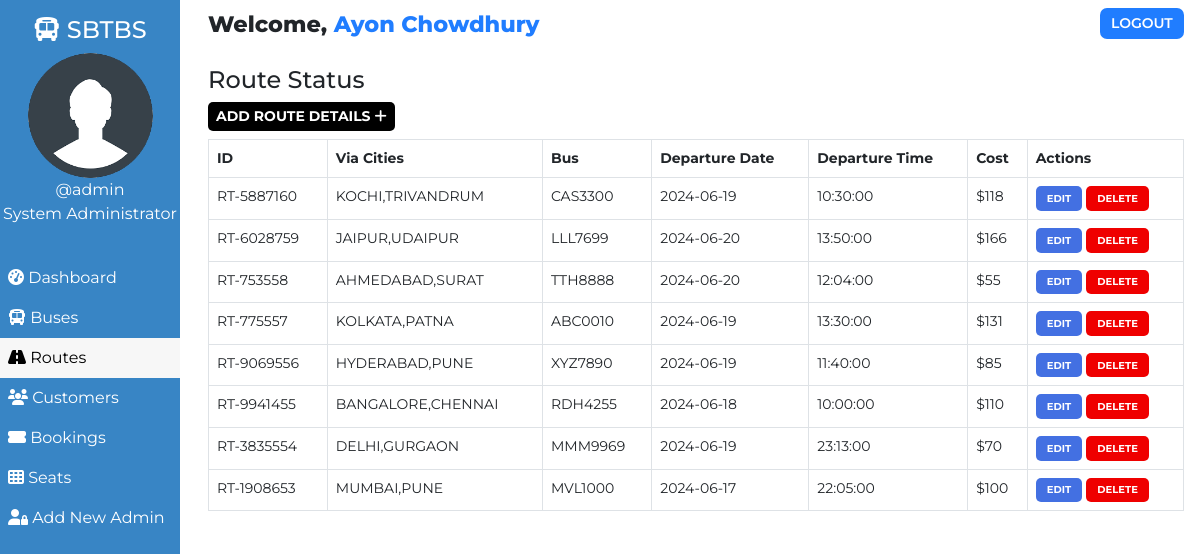
Screenshot of /admin/route.php (signed in) with the database file from the repository.
### tables this page shows
CREATE TABLE `users` (
  `user_id` int(11) NOT NULL,
  `user_fullname` varchar(100) NOT NULL,
  `user_name` varchar(30) NOT NULL,
  `user_password` varchar(255) NOT NULL,
  `user_created` datetime NOT NULL DEFAULT CURRENT_TIMESTAMP
);

CREATE TABLE `routes` (
  `id` int(100) NOT NULL,
  `route_id` varchar(255) NOT NULL,
  `bus_no` varchar(155) NOT NULL,
  `route_cities` varchar(255) NOT NULL,
  `route_dep_date` date NOT NULL,
  `route_dep_time` time NOT NULL,
  `route_step_cost` int(100) NOT NULL,
  `route_created` datetime NOT NULL DEFAULT CURRENT_TIMESTAMP
);

### admin/route.php (the view, shortened to what this page needs)
<!DOCTYPE html>
<html lang="en">
<head>
    <link href="https://cdn.jsdelivr.net/npm/bootstrap@5.0.1/dist/css/bootstrap.min.css" rel="stylesheet">
    <?php
        $page="route";
    ?>
</head>
<body>
    <?php require '../assets/partials/_admin-header.php';?>
        <?php
            $resultSql = "SELECT * FROM `routes` ORDER BY route_created DESC";
            $resultSqlResult = mysqli_query($conn, $resultSql);
            if(!mysqli_num_rows($resultSqlResult)){ ?>
                <div class="container mt-4">
                    <div id="noRoutes" class="alert alert-dark " role="alert">
                        <h1 class="alert-heading">No Routes Found!!</h1>
                        <p class="fw-light">Be the first person to add one!</p>
                        <hr>
                        <div id="addRouteAlert" class="alert alert-success" role="alert">
                                Click on <button id="add-button" class="button btn-sm"type="button"data-bs-toggle="modal" data-bs-target="#addModal">ADD <i class="fas fa-plus"></i></button> to add a route!
                        </div>
                    </div>
                </div>
            <?php }
            else { ?>
                <section id="route">
                    <div id="head">
                        <h4>Route Status</h4>
                    </div>
                    <div id="route-results">
                        <div>
                            <button id="add-button" class="button btn-sm"type="button"data-bs-toggle="modal" data-bs-target="#addModal">Add Route Details <i class="fas fa-plus"></i></button>
                        </div>
                        <table class="table table-hover table-bordered">
                            <thead>
                                <th>ID</th>
                                <th>Via Cities</th>
                                <th>Bus</th>
                                <th>Departure Date</th>
                                <th>Departure Time</th>
                                <th>Cost</th>
                                <th>Actions</th>
                            </thead>
                            <?php
                                while($row = mysqli_fetch_assoc($resultSqlResult))
                                {
                                    $id = $row["id"];
                                    $route_id = $row["route_id"];
                                    $route_cities = $row["route_cities"];
                                    $route_dep_time = $row["route_dep_time"];
                                    $route_dep_date = $row["route_dep_date"];
                                    $route_step_cost = $row["route_step_cost"];
                                    $bus_no = $row["bus_no"];
                                        ?>
                                    <tr>
                                        <td>
                                            <?php
                                                echo $route_id;
                                            ?>
                                        </td>
                                        <td>
                                            <?php
                                                echo $route_cities;
                                            ?>
                                        </td>
                                        <td>
                                            <?php
                                                echo $bus_no;
                                            ?>
                                        </td>
                                        <td>
                                            <?php
                                                echo $route_dep_date;
                                            ?>
                                        </td>
                                        <td>
                                            <?php
                                                echo $route_dep_time;
                                            ?>
                                        </td>
                                        <td>
                                            <?php
                                                echo '$'.$route_step_cost;?>
                                        </td>
                                        <td>
                                            <button class="button edit-button " data-link="<?php echo $_SERVER['REQUEST_URI']; ?>" data-id="<?php
                                                echo $id;?>" data-cities="<?php
                                                echo $route_cities;?>" data-cost="<?php
                                                echo $route_step_cost;?>" data-date="<?php
                                                echo $route_dep_date;
                                            ?>" data-time="<?php
                                            echo $route_dep_time;
                                            ?>" data-busno="<?php
                                            echo $bus_no;
                                            ?>"
                                            >Edit</button>
                                            <button class="button delete-button" data-bs-toggle="modal" data-bs-target="#deleteModal" data-id="<?php
                                                echo $id;?>">Delete</button>
                                        </td>
                                    </tr>
                                <?php
                                }
                            ?>
                        </table>
                    </div>
                    </section>
                <?php  }
            ?>
            </div>
    </main>
</body>
</html>

### assets/partials/_admin-header.php (shortened to what this page needs)
<?php
    $conn = db_connect();
    $user_id = $_SESSION['user_id'];
    $sql = "SELECT * FROM users WHERE user_id = $user_id";
    $result = mysqli_query($conn, $sql);
    if($row = mysqli_fetch_assoc($result))
    {
        $user_fullname = $row["user_fullname"];
        $user_name = $row["user_name"];
    }
?>
    <main id="container">
        <div id="sidebar">
            <h4><i class="fas fa-bus"></i> SBTBS</h4>
            <div>
                <img class="adminDp" src="../assets/img/userav-min.png" height="125px" alt="Admin Profile Pic">
                <p>
                    <?php  echo '@'.$user_name;  ?>
                </p>
                <p>System Administrator</p>
            </div>
            <ul id="options">
                <li class="option <?php if($page=='dashboard'){ echo 'active';}?>">
                    <a href="./dashboard.php">
                    <i class="fas fa-tachometer-alt"></i> Dashboard
                    </a>
                </li>
                <li class="option <?php if($page=='bus'){ echo 'active';}?>">
                    <a href="./bus.php">
                    <i class="fas fa-bus"></i> Buses
                    </a>
                </li>
                <li class="option <?php if($page=='route'){ echo 'active';}?>">
                    <a href="./route.php">
                    <i class="fas fa-road"></i> Routes
                    </a>
                </li>
                <li class="option <?php if($page=='customer'){ echo 'active';}?>">
                    <a href="./customer.php">
                    <i class="fas fa-users"></i> Customers
                    </a>
                </li>
                <li class="option <?php if($page=='booking'){ echo 'active';}?>">
                    <a href="./booking.php">
                    <i class="fas fa-ticket-alt"></i> Bookings
                    </a>
                </li>
                <li class="option <?php if($page=='seat'){ echo 'active';}?>">
                    <a href="./seat.php">
                    <i class="fas fa-th"></i> Seats
                    </a>
                </li>
                <li class="option <?php if($page=='signup'){ echo 'active';}?>">
                    <a href="./signup.php">
                    <i class="fas fa-user-lock"></i> Add New Admin
                    </a>
                </li>
            </ul>
        </div>
        <div id="main-content">
            <section id="welcome">
                <ul>
                    <li class="welcome-item">Welcome,
                        <span id="USER">
                            <?php
                                echo $user_fullname;
                            ?>
                        </span>
                    </li>
                    <li class="welcome-item">
                        <button id="logout" class="btn-sm">
                            <a href="../assets/partials/_logout.php">LOGOUT</a>
                        </button>
                    </li>
                </ul>
            </section>

### assets/styles/admin.php (style rules this page uses)
body { margin: 0; box-sizing: border-box; font-family: 'Montserrat', sans-serif; background-color: white; }
html { scroll-behavior: smooth; }
*, *::after, *::before { box-sizing: inherit; }
#USER { color: #207DFF; }
.adminDp { border-radius: 50%; }
#welcome { background-color: white; }
#welcome ul { display: flex; justify-content: space-between; list-style-type: none; padding: 0; margin: 0; }
#welcome li { margin: 0 1rem; padding: 0.5rem 0; }
#welcome li:first-child { font-weight: 800; font-size: 1.4rem; }
#logout { padding: 0.3rem 0.7rem; background-color: #207DFF; font-weight: 600; outline: none; border: none; border-radius: 7px; }
#logout a { color: white; text-decoration: none; }
@media only screen and (min-width:1000px) { #sidebar { text-align: center; background-color: #3885c5; color: white; width: 15%; position: fixed; top: 0%; padding-top: 1rem; z-index: 2; height: 100vh; } }
@media only screen and (min-width:1000px) { #sidebar p { margin: 0; } }
@media only screen and (min-width:1000px) { #sidebar ul { margin-top: 2rem; } }
@media only screen and (min-width:1000px) { #options { list-style-type: none; text-align: left; padding-left: 0; } }
@media only screen and (min-width:1000px) { .option a { display: block; padding: 0.5rem; text-decoration: none; color: inherit; } }
@media only screen and (min-width:1000px) { .active { background-color:#f7f7f7; color:black; } }
@media only screen and (min-width:1000px) { #main-content { margin-left: 16%; } }

### assets/styles/admin-options.php (style rules this page uses)
* { font-family: Montserrat; }
#booking #head, #customer #head, #route #head, #seat #head, #bus #head { padding-top: 1rem; }
#booking, #customer, #route, #bus, #seat { padding: 0 1rem; }
#booking-results > div, #customer-results > div, #route-results > div, #bus-results > div { margin-bottom: 0.5rem; }
#booking-results button, #customer-results button, #route button, #bus-results button { border-radius: 5px; }
.button { border: none; font-weight: bold; text-transform: uppercase; }
#add-button { background-color: black; color: white; }
#route table { width: 100%; }
table { font-size: 14px; }
#bus .edit-button, #bus .delete-button, #route .edit-button, #route .delete-button, #customer .edit-button, #customer .delete-button { padding: 0.3rem 0.7rem; }
table th,td { padding-left: 0.3rem; }
table button { color: white; }
.edit-button { background-color: #4370E2; }
.delete-button { background-color: #EF0000; }
.edit-button, .delete-button { font-size: 10px }

### rows the page displays
users: user_name "admin", user_fullname "Ayon Chowdhury"
routes: route "RT-5887160", route_cities "KOCHI,TRIVANDRUM", bus_no "CAS3300", route_dep_date "2024-06-19", route_dep_time "10:30:00", route_step_cost "118"
routes: route "RT-6028759", route_cities "JAIPUR,UDAIPUR", bus_no "LLL7699", route_dep_date "2024-06-20", route_dep_time "13:50:00", route_step_cost "166"
routes: route "RT-753558", route_cities "AHMEDABAD,SURAT", bus_no "TTH8888", route_dep_date "2024-06-20", route_dep_time "12:04:00", route_step_cost "55"
routes: route "RT-775557", route_cities "KOLKATA,PATNA", bus_no "ABC0010", route_dep_date "2024-06-19", route_dep_time "13:30:00", route_step_cost "131"
routes: route "RT-9069556", route_cities "HYDERABAD,PUNE", bus_no "XYZ7890", route_dep_date "2024-06-19", route_dep_time "11:40:00", route_step_cost "85"
routes: route "RT-9941455", route_cities "BANGALORE,CHENNAI", bus_no "RDH4255", route_dep_date "2024-06-18", route_dep_time "10:00:00", route_step_cost "110"
routes: route "RT-3835554", route_cities "DELHI,GURGAON", bus_no "MMM9969", route_dep_date "2024-06-19", route_dep_time "23:13:00", route_step_cost "70"
routes: route "RT-1908653", route_cities "MUMBAI,PUNE", bus_no "MVL1000", route_dep_date "2024-06-17", route_dep_time "22:05:00", route_step_cost "100"
